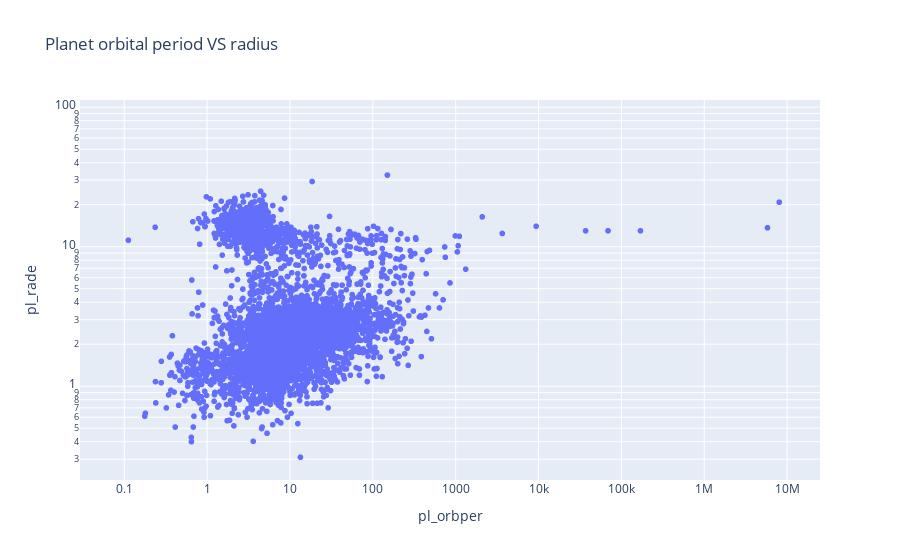

Notebook code for this chart:
### Code cell
px.scatter(exo_df, x="pl_orbper", y="pl_rade", log_y=True, log_x=True, title="Planet orbital period VS radius").show()

### Figure 1 — Plotly figure (JSON) as saved in the notebook; plotly's stock layout.template omitted (floating-point values rounded to 4 significant figures; data arrays with more than 128 entries replaced by an {"elided": "..."} marker saying what was removed)
{"data": [{"hovertemplate": "pl_orbper=%{x}<br>pl_rade=%{y}<extra></extra>", "legendgroup": "", "marker": {"color": "#636efa", "symbol": "circle"}, "mode": "markers", "name": "", "showlegend": false, "x": {"elided": "5967 float values"}, "xaxis": "x", "y": {"elided": "5967 float values"}, "yaxis": "y", "type": "scattergl"}], "layout": {"xaxis": {"anchor": "y", "domain": [0.0, 1.0], "title": {"text": "pl_orbper"}, "type": "log"}, "yaxis": {"anchor": "x", "domain": [0.0, 1.0], "title": {"text": "pl_rade"}, "type": "log"}, "legend": {"tracegroupgap": 0}, "title": {"text": "Planet orbital period VS radius"}}}
